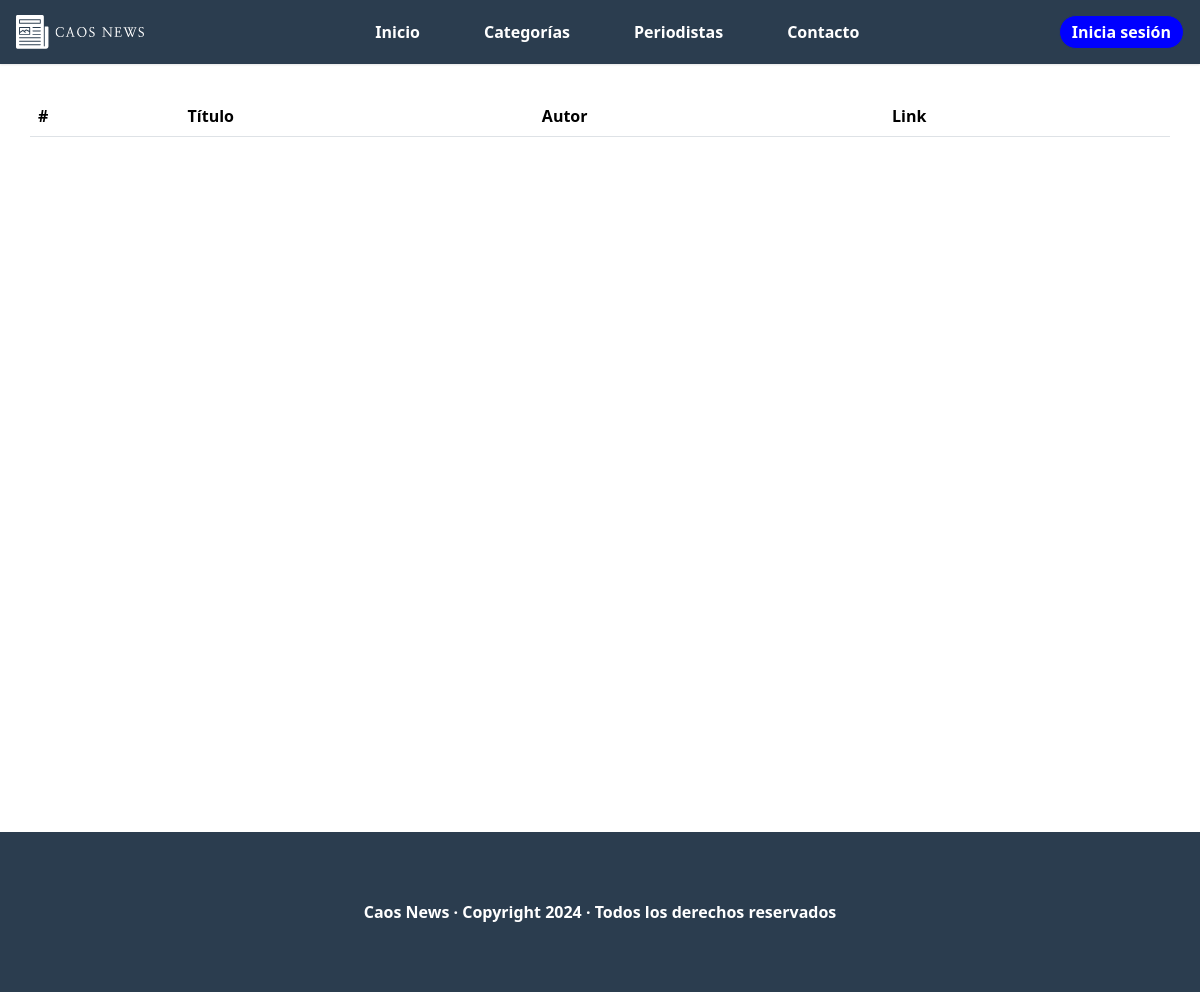
Before: /lista_noticias_en_espera with the older database file.
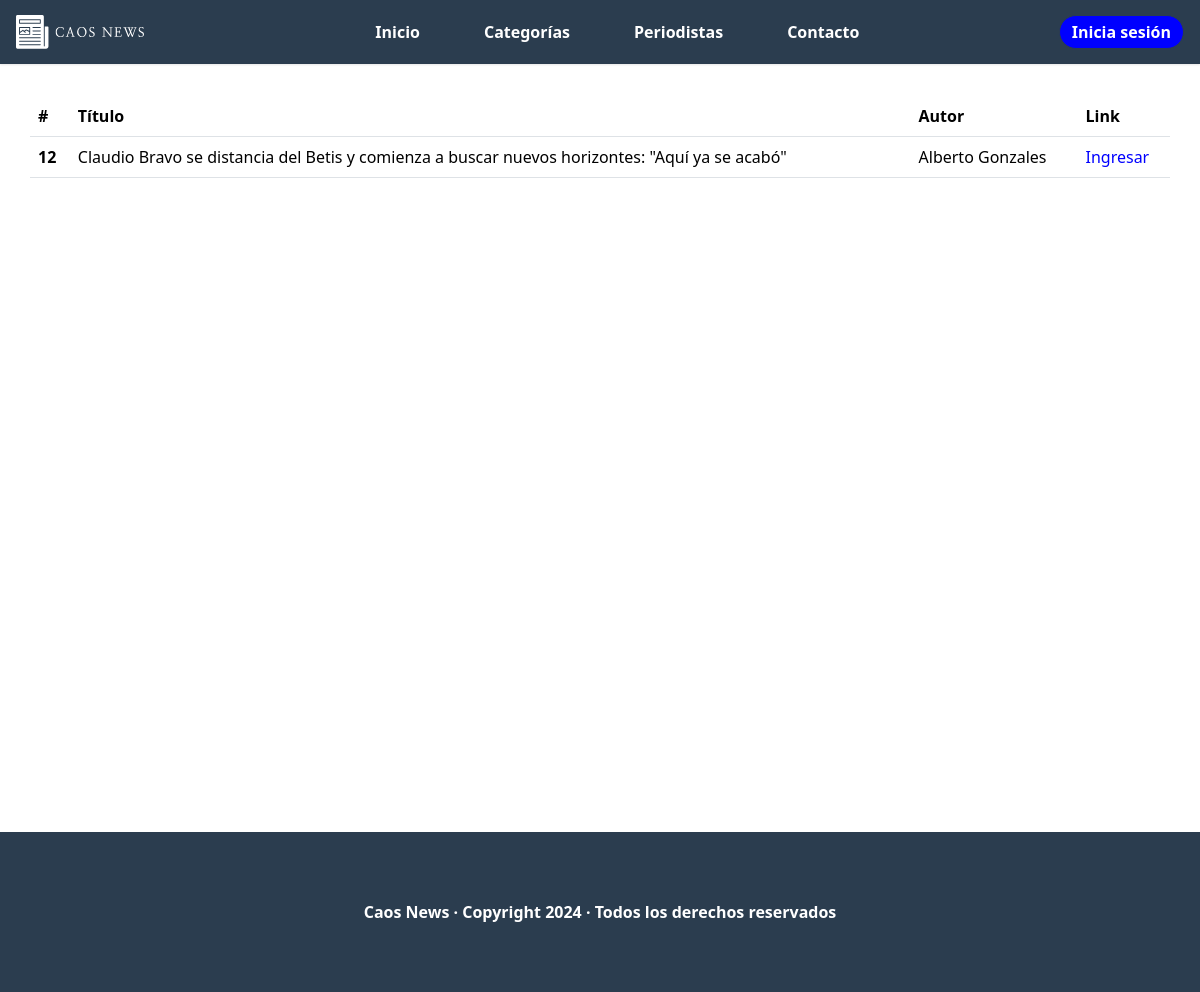
After: the same page with the newer database file.
### core/models.py (models this page shows, shortened)
class Noticia(models.Model):
    titulo = models.CharField(max_length=100, unique=True)
    ubicacion = models.CharField(max_length=50)
    fecha = models.DateField(auto_now=True)
    portada = models.ImageField(upload_to='portadas_noticias', blank=False, default='portada.jpg')
    cuerpo = models.TextField()
    id_autor = models.ForeignKey(User, on_delete=models.CASCADE)
    id_categoria = models.ForeignKey(CategoriaNoticia, on_delete=models.RESTRICT)
    id_estado_noticia = models.ForeignKey(EstadoNoticia, on_delete=models.RESTRICT)

### core/views.py (the view)
# urls.py: path('lista_noticias_en_espera', lista_noticias_en_espera, name='lista_noticias_en_espera'),
def lista_noticias_en_espera(request):
    list_noticias = Noticia.objects.filter(id_estado_noticia=1)
    aux = {
        'lista_noticias': list_noticias
    }
    return render(request, 'core/paginas/admin/lista_noticias_en_espera.html', aux)

### core/templates/core/paginas/admin/lista_noticias_en_espera.html
{% extends 'core/base.html'%}
{% load static %}
{% block estilo %}
  <link rel="stylesheet" href="{% static 'core/css/lista_noticias_en_espera.css' %}">
{% endblock %}
{% block content %}
  <main>
    <table class="table container">
      <thead>
        <tr>
          <th scope="col">#</th>
          <th scope="col">Título</th>
          <th scope="col">Autor</th>
          <th scope="col">Link</th>
        </tr>
      </thead>
      <tbody>
        {% for noticia in lista_noticias %}
          <tr>
            <th scope="row">{{noticia.id}}</th>
            <td>{{noticia.titulo}}</td>
            <td>{{noticia.id_autor.first_name}} {{noticia.id_autor.last_name}}</td>
            <td class="link"><a href="{% url 'noticia_en_espera' noticia.id %}">Ingresar</a></td>
          </tr>
        {% endfor %}
      </tbody>
    </table>
  </main>
  {% endblock %}

Changed rows visible on the page:
added Noticia: id "12", titulo "Claudio Bravo se distancia del Betis y comienza a buscar nuevos horizontes: \"Aquí ya se acabó\"", id_autor.first_name "Alberto", id_autor.last_name "Gonzales"
